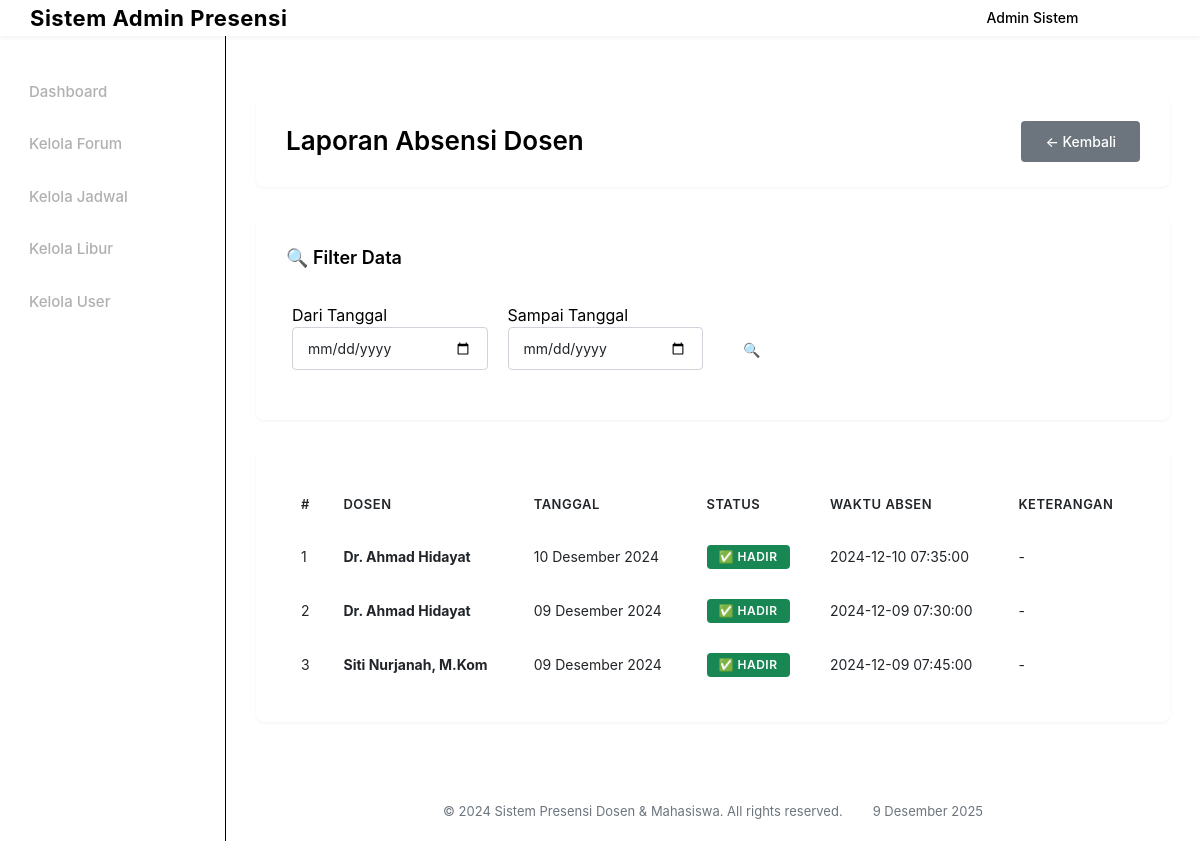
/admin/laporan_dosen.php (signed in), run on the app's committed database.
### tables this page shows
CREATE TABLE absensi_dosen (
    id INT AUTO_INCREMENT PRIMARY KEY,
    dosen_id INT NOT NULL,
    tanggal DATE NOT NULL,
    waktu_absen DATETIME,
    status ENUM('hadir', 'izin', 'sakit', 'alpha') DEFAULT 'alpha',
    keterangan TEXT,
    created_at TIMESTAMP DEFAULT CURRENT_TIMESTAMP,
    FOREIGN KEY (dosen_id) REFERENCES users(id) ON DELETE CASCADE,
    UNIQUE KEY unique_dosen_tanggal (dosen_id, tanggal)
);

CREATE TABLE users (
    id INT AUTO_INCREMENT PRIMARY KEY,
    username VARCHAR(50) NOT NULL UNIQUE,
    password VARCHAR(255) NOT NULL,
    nama_lengkap VARCHAR(100) NOT NULL,
    email VARCHAR(100),
    nim_nip VARCHAR(20),
    role ENUM('admin', 'dosen', 'mahasiswa') NOT NULL,
    created_at TIMESTAMP DEFAULT CURRENT_TIMESTAMP
);

### includes/functions.php (called while the page is built, shortened)
<?php
function formatTanggalIndo($date) {
    $bulan = array(
        1 => 'Januari', 'Februari', 'Maret', 'April', 'Mei', 'Juni',
        'Juli', 'Agustus', 'September', 'Oktober', 'November', 'Desember'
    );
    $split = explode('-', $date);
    return $split[2] . ' ' . $bulan[(int)$split[1]] . ' ' . $split[0];
}
?>

### admin/laporan_dosen.php (the view, shortened to what this page needs)
<?php
require_once __DIR__ . '/../config.php';
require_once __DIR__ . '/../includes/functions.php';
$from = $_GET['from'] ?? '';
$to = $_GET['to'] ?? '';
$sql = "SELECT ad.*, u.nama_lengkap FROM absensi_dosen ad JOIN users u ON ad.dosen_id = u.id";
$sql .= " ORDER BY tanggal DESC";
$stmt = $conn->prepare($sql);
$stmt->execute();
$res = $stmt->get_result();
include __DIR__ . '/../includes/header.php';
?>
<div class="page-wrapper">
  <div class="container">
    <div class="page-header">
      <h3>Laporan Absensi Dosen</h3>
      <a href="dashboard.php" class="btn-back">← Kembali</a>
    </div>
    <div class="form-card">
      <h5>🔍 Filter Data</h5>
      <form class="row g-2" method="get">
        <div class="col-md-3">
          <label>Dari Tanggal</label>
          <input type="date" name="from" class="form-control" value="<?=$from?>">
        </div>
        <div class="col-md-3">
          <label>Sampai Tanggal</label>
          <input type="date" name="to" class="form-control" value="<?=$to?>">
        </div>
        <div class="col-md-3" style="display: flex; align-items: flex-end;">
          <button class="btn btn-primary">🔍 Tampilkan</button>
        </div>
      </form>
    </div>
    <div class="table-card">
      <table class="table">
        <thead>
          <tr>
            <th>#</th>
            <th>Dosen</th>
            <th>Tanggal</th>
            <th>Status</th>
            <th>Waktu Absen</th>
            <th>Keterangan</th>
          </tr>
        </thead>
        <tbody>
          <?php $i=1; while($r = $res->fetch_assoc()): ?>
          <tr>
            <td><?=$i++?></td>
            <td><strong><?=htmlspecialchars($r['nama_lengkap'])?></strong></td>
            <td><?=htmlspecialchars(formatTanggalIndo($r['tanggal']))?></td>
            <td>
              <?php if($r['status'] == 'hadir'): ?>
                <span class="badge bg-success">✅ Hadir</span>
              <?php elseif($r['status'] == 'izin'): ?>
                <span class="badge bg-warning text-dark">📄 Izin</span>
              <?php elseif($r['status'] == 'sakit'): ?>
                <span class="badge bg-danger">🏥 Sakit</span>
              <?php else: ?>
                <span class="badge bg-dark">❌ Alpha</span>
              <?php endif; ?>
            </td>
            <td><?=htmlspecialchars($r['waktu_absen'] ?? '-')?></td>
            <td><?=htmlspecialchars($r['keterangan'] ?? '-')?></td>
          </tr>
          <?php endwhile; ?>
        </tbody>
      </table>
    </div>
  </div>
</div>
<?php include __DIR__ . '/../includes/footer.php'; ?>

### assets/css/style.css (style rules this page uses)
* { margin: 0; padding: 0; box-sizing: border-box; }
html, body { height: 100%; }
body { font-family: -apple-system, BlinkMacSystemFont, 'Segoe UI', Roboto, 'Helvetica Neue', Arial, sans-serif; background-color: var(--light-color); color: var(--dark-color); }
body.layout-with-sidebar { display: grid; grid-template-areas: "header header" "sidebar main" "sidebar footer"; grid-template-columns: var(--sidebar-width) 1fr; grid-template-rows: var(--header-height) 1fr auto; min-height: 100vh; }
.container, .container-fluid { max-width: 1200px; margin: 0 auto; padding: 0; }
.page-wrapper { background: var(--light-color); padding: 30px 0; min-height: calc(100vh - 200px); }
.page-header { background: #ffffff; padding: 25px 30px; border-radius: 8px; margin-bottom: 30px; border: 1px solid var(--border-color); display: flex; justify-content: space-between; align-items: center; box-shadow: 0 1px 3px rgba(0,0,0,0.05); }
.page-header h3 { margin: 0; font-size: 26px; font-weight: 600; color: var(--dark-color); }
.btn-back { background: #6c757d; color: #ffffff; padding: 10px 24px; border-radius: 4px; text-decoration: none; font-weight: 500; font-size: 14px; transition: all 0.3s ease; display: inline-block; }
.form-card { background: #ffffff; padding: 30px; border-radius: 8px; border: 1px solid var(--border-color); margin-bottom: 30px; box-shadow: 0 1px 3px rgba(0,0,0,0.05); }
.form-card h5 { font-size: 18px; font-weight: 600; color: var(--dark-color); margin: 0 0 20px 0; padding-bottom: 15px; border-bottom: 1px solid var(--border-color); }
.form-control, .form-select { border: 1px solid #ced4da; border-radius: 4px; padding: 10px 15px; font-size: 14px; transition: all 0.3s ease; background-color: #ffffff; }
.row.g-2 > * { padding: 0 10px; margin-bottom: 20px; }
.col-md-3 { flex: 0 0 25%; max-width: 25%; }
.btn { border-radius: 4px; font-weight: 500; font-size: 14px; transition: all 0.3s ease; border: none; cursor: pointer; text-decoration: none; display: inline-block; text-align: center; }
.btn-primary { background: var(--primary-color); color: #ffffff; padding: 10px 20px; }
.table-card { background: #ffffff; padding: 30px; border-radius: 8px; border: 1px solid var(--border-color); overflow-x: auto; box-shadow: 0 1px 3px rgba(0,0,0,0.05); }
.table { width: 100%; border-collapse: collapse; margin: 0; font-size: 14px; }
.table thead { background: var(--light-color); }
.table thead th { color: var(--primary-color); font-weight: 600; font-size: 13px; text-transform: uppercase; letter-spacing: 0.5px; padding: 15px; border-bottom: 2px solid var(--border-color); text-align: left; }
.table tbody td { padding: 15px; vertical-align: middle; border-bottom: 1px solid var(--border-color); color: var(--dark-color); }
.table tbody tr:last-child td { border-bottom: none; }
.badge { display: inline-block; padding: 6px 12px; border-radius: 4px; font-size: 12px; font-weight: 600; text-transform: uppercase; letter-spacing: 0.5px; }
.bg-success { background-color: var(--success-color); color: #ffffff; }

### data on the page
absensi_dosen: dosen.nama_lengkap "Dr. Ahmad Hidayat", tanggal "10 Desember 2024", status "✅ HADIR", waktu_absen "2024-12-10 07:35:00", keterangan "-"
absensi_dosen: dosen.nama_lengkap "Dr. Ahmad Hidayat", tanggal "09 Desember 2024", status "✅ HADIR", waktu_absen "2024-12-09 07:30:00", keterangan "-"
absensi_dosen: dosen.nama_lengkap "Siti Nurjanah, M.Kom", tanggal "09 Desember 2024", status "✅ HADIR", waktu_absen "2024-12-09 07:45:00", keterangan "-"

### other printed values
$_SESSION['nama'] "Admin Sistem"
